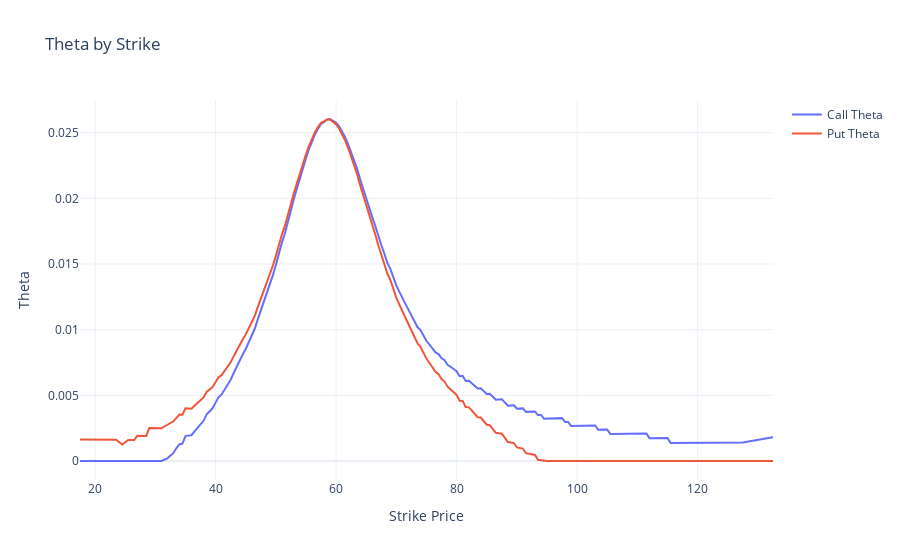

Source (notebook cell):
### Markdown cell above
### Theta

What makes theta different from other greeks?

As with vega, the natural units for calculation are not on a scale that makes sense for trading: price change per year.

Instead, traders understand theta as the 1-day time decay of their option position. Converting from years to days
depends on your day count convention, usually $1/252$, $1/360$, or $1/365$.

Moreover, there is no consensus about whether to present theta as negative or positive. Typically, option values decay
with time (when does it not?), so calculating the derivative gives a negative value, but in some trading environments
it is customary to measure it with the opposite sign.

### Code cell
fig = go.Figure()
add_vol_plot(
    fig=fig,
    vol_df=df,
    name="Call Theta",
    y_col="call_theta",
    strike_range=mid_range,
    mode="lines",
)
add_vol_plot(
    fig=fig,
    vol_df=df,
    name="Put Theta",
    y_col="put_theta",
    strike_range=mid_range,
    mode="lines",
)
fig.update_layout(
    title="Theta by Strike",
    xaxis_title="Strike Price",
    yaxis_title="Theta",
    template="plotly_white",
)
fig.show()

### Figure 1 — Plotly figure (JSON) as saved in the notebook; plotly's stock layout.template omitted (floating-point values rounded to 4 significant figures; data arrays with more than 128 entries replaced by an {"elided": "..."} marker saying what was removed)
{"data": [{"mode": "lines", "name": "Call Theta", "x": {"elided": "206 float values"}, "y": {"elided": "206 float values"}, "type": "scatter"}, {"mode": "lines", "name": "Put Theta", "x": {"elided": "206 float values"}, "y": {"elided": "206 float values"}, "type": "scatter"}], "layout": {"title": {"text": "Theta by Strike"}, "xaxis": {"title": {"text": "Strike Price"}}, "yaxis": {"title": {"text": "Theta"}}}}
